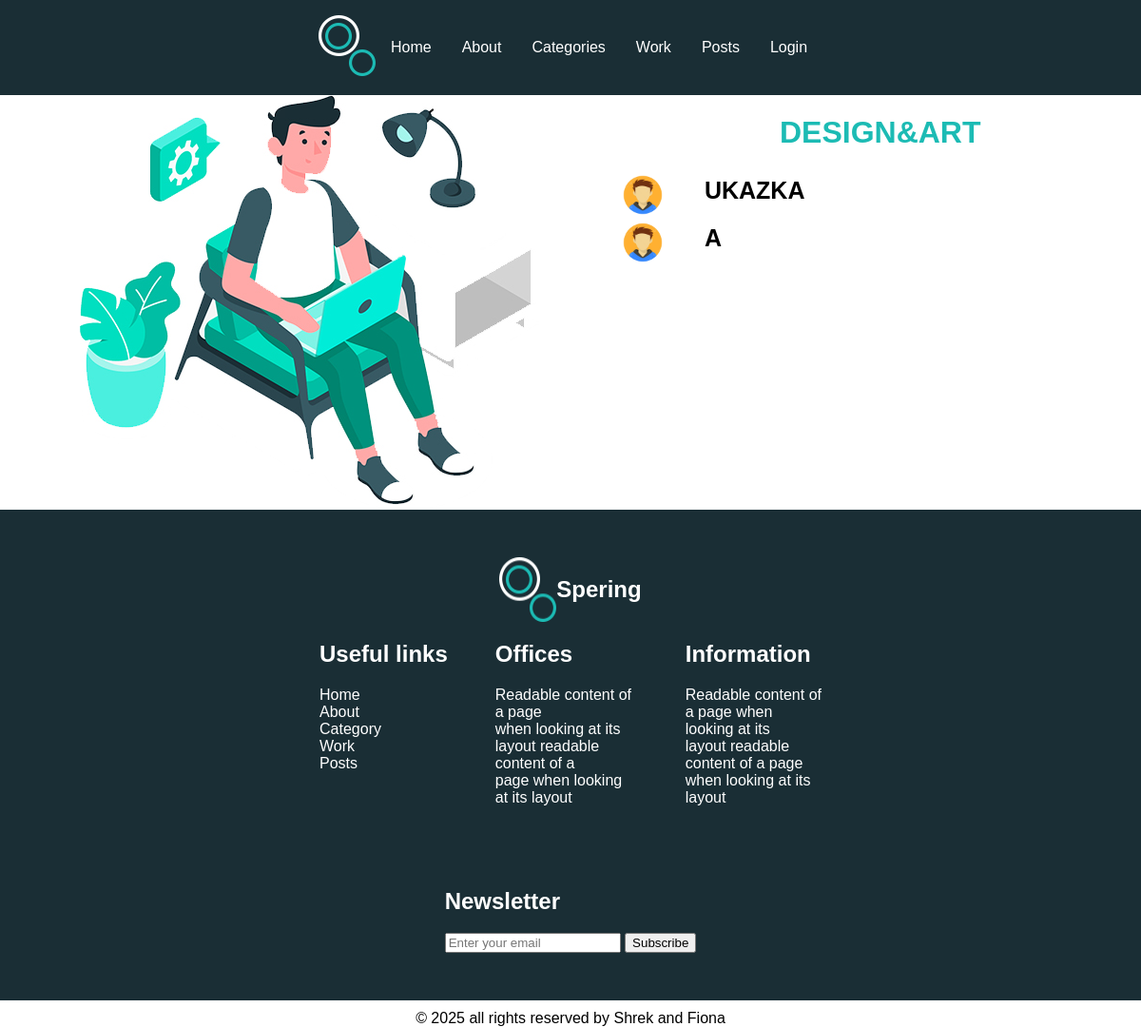
Before: /category/4/ with the older database file.
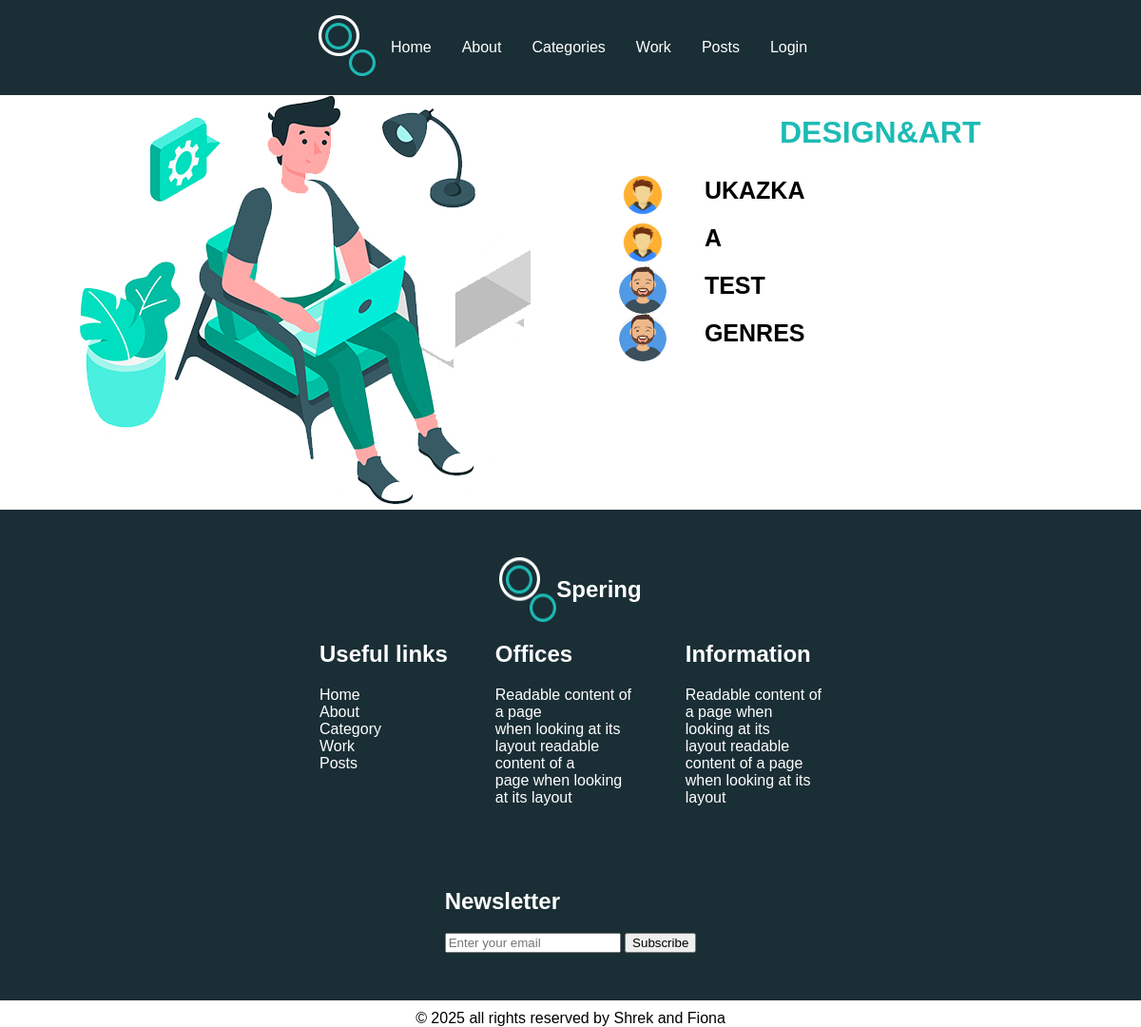
After: the same page with the newer database file.
### myApp/models.py (models this page shows, shortened)
class Post(models.Model):
    title = models.CharField(max_length=50)
    author_name = models.ForeignKey(User, on_delete=models.CASCADE)
    content = models.TextField(null=False, blank = False)
    created_at = models.DateTimeField(auto_now_add=True)
    update = models.DateTimeField(auto_now=True)
    genres = models.ManyToManyField(Genre)

class Profile(models.Model):
    user = models.OneToOneField(User, on_delete=models.CASCADE)
    role = models.CharField(max_length=255)
    avatar = models.ImageField(upload_to='avatars/', default='avatars/default-avatar.jpg', blank=True, null=True)

### myApp/views.py (the view)
# urls.py: path('category/<int:category_id>/', views.category_page, name='category_page'),
def category_page(request, category_id):
    category = get_object_or_404(Genre, id=category_id)
    posts = Post.objects.filter(genres=category)
    return render(request, 'myApp/category_page.html', {'category': category, 'posts': posts})

### myApp/templates/myApp/category_page.html (shortened to what this page needs)
{% load static %}
<!DOCTYPE html>
<html lang="en">
<head>
    <link rel="stylesheet" href="{% static 'style.css' %}">
</head>
<body>
<div class="grid-layout container">
    {% include 'myApp/header.html' %}
    <div class="sidebar">
        <img src="{% static 'images/experience-img.jpg' %}" class="image indexImage" alt="">
    </div>
    <div class="main">
        <h1 class="genreName">{{ category.name }}</h1>
        <ul>
            {% for post in posts %}
                <li>
                    <img src="{{ post.author_name.profile.avatar.url }}" alt="Avatar" class="post-avatar">
                    <a class="liA" href="{% url 'post_detail' post.id %}">{{ post.title }}</a>
                </li>
            {% endfor %}
        </ul>
    </div>
    {% include 'myApp/footer.html' %}
</div>
</body>
</html>

Changed rows visible on the page:
added Post: author_name.profile.avatar (picture), title "TEST"
added Post: author_name.profile.avatar (picture), title "GENRES"
